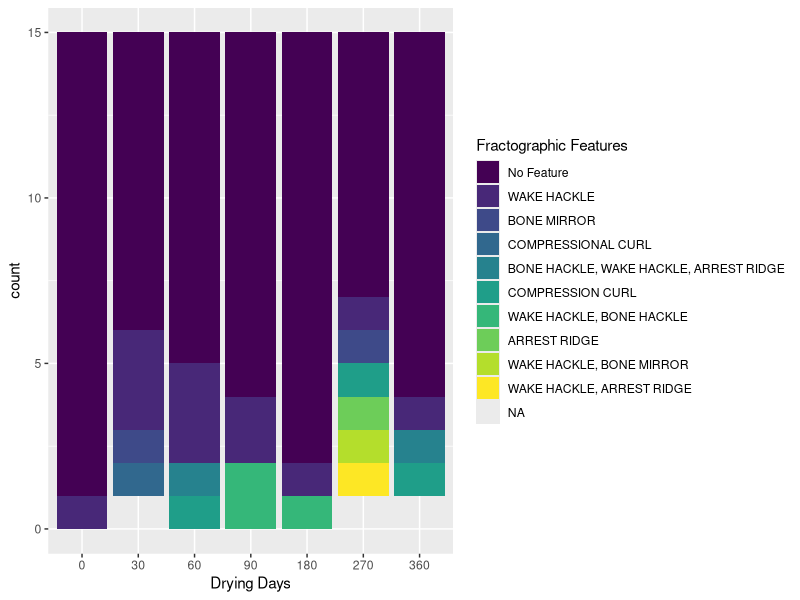

Recreate this plot in R. (Note: this script raises an error after producing the figure.)
## ---- chunk 1
library(tidyverse)
library(readxl)
library(dplyr)
library(nnet)
library(rlist)
# loading packages
## ---- chunk 2
bone <- readxl::read_xlsx("BU Thesis Data.xlsx", sheet = 2)
drop<-c()
for (i in 1:nrow(bone))  {
  if (is.na(bone$`Bone Type`[i])){
    drop <- c(drop, i)
  }
}
bone<-bone[-drop,]
# read bone and drop the date without information

# ignore unobserved bone
bone <- select(bone, -`Bone Type`, -`Percentage of Feature Present`)
# select columns from Bone Type to Percentage of Feature Present
bone$`Bone Specimen` <- gsub("\\,.*","", bone$`Bone Specimen`)
bone$`Bone Specimen` <- gsub("[^0-9]","", bone$`Bone Specimen`)
bone<-mutate(bone,`Bone Specimen`=fct_relevel(`Bone Specimen`,'0','30','60','90','180','270'))
bone$`days`<-as.numeric(bone$`Bone Specimen`)
# creating variable drying day

bone$`Fractographic Features`[bone$`Fractographic Features`=="N/A"]<-"No Feature"
bone$`Fracture Angle`[bone$`Fracture Angle`=="N/A"]<-"non applicable"
bone$`Fracture Type`[bone$`Fracture Type`=="N/A"]<-"non applicable"
bone$`Fracture Surface`[bone$`Fracture Surface`=="N/A"]<-"non applicable"
bone$`Fracture Outline`[bone$`Fracture Outline`=="N/A"]<-"non applicable"
#Clean dependent variable

bone$`Bisecting Fracture`<-ordered(bone$`Bisecting Fracture`,levels = c("0", "1"))
bone$`Fracture-like`<-ordered(bone$`Fracture-like`,levels = c("0","1"))
bone$`Fracture Angle`<-ordered(bone$`Fracture Angle`,levels = c("non applicable","OBLIQUE","INTERMEDIATE", "RIGHT ANGLES"))
bone$`Fracture Type`<-ordered(bone$`Fracture Type`,levels = c("non applicable" ,"OBLIQUE","SEGMENTAL","BUTTERFLY","SPIRAL","TRANSVERSE","COMMINUTED/SEGMENTAL","COMMINUTED"))
bone$`Fracture Surface`<-ordered(bone$`Fracture Surface`,levels = c("non applicable","SMOOTH" , "INTERMEDIATE"))
bone$`Fracture Outline`<-ordered(bone$`Fracture Outline`,levels = c("non applicable","CURVED/JAGGED","INTERMEDIATE", "TRANSVERSE" ))

bone$`Fractographic Features`<-ordered(bone$`Fractographic Features`,levels = c("No Feature",    "WAKE HACKLE", "BONE MIRROR","COMPRESSIONAL CURL" ,"BONE HACKLE, WAKE HACKLE, ARREST RIDGE"
 , "COMPRESSION CURL", "WAKE HACKLE, BONE HACKLE","ARREST RIDGE","WAKE HACKLE, BONE MIRROR", "WAKE HACKLE, ARREST RIDGE" ))
# transfer variables to factor 
## ---- chunk 3
ggplot(data = bone) + geom_bar(mapping = aes(x = `Bone Specimen`, fill = `Fractographic Features`))+labs(x="Drying Days")
## ---- chunk 4

fit.Bisect_Fracture<-glm(bone$`Bisecting Fracture`~bone$days,family = binomial())
fit.Fracture_like<-glm(bone$`Fracture-like`~bone$days,family = binomial())
fit.Fracture_Angle<-multinom(bone$`Fracture Angle`~bone$days,trace = FALSE)
fit.Fracture_Type<-multinom(bone$`Fracture Type`~bone$days,trace = FALSE)
fit.Fracture_Surface<-multinom(bone$`Fracture Surface`~bone$days,trace = FALSE)
fit.Fracture_Outline<-multinom(bone$`Fracture Outline`~bone$days,trace = FALSE)
fit.Fractographic_Features<-multinom(bone$`Fractographic Features`~bone$days,trace = FALSE)
fit.Number_of_Fragments <- glm(bone$`Number of Fragments (passion` ~ bone$days, family="poisson")
summary(fit.Bisect_Fracture)
summary(fit.Fracture_like)
summary(fit.Fracture_Angle)
summary(fit.Fracture_Type)
summary(fit.Fracture_Surface)
summary(fit.Fracture_Outline)
summary(fit.Fractographic_Features)
summary(fit.Number_of_Fragments)
